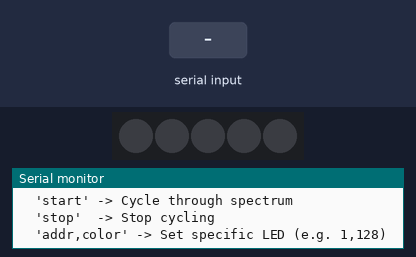
Recording of a sketch running on a simulated Arduino Uno, built with avr-gcc and run on an emulated ATmega328P. Shown: 5 RGB LEDs in strip order, left to right, the last lines printed to the serial monitor. Inputs (shaded band) come from the test bench. Dim RGB values are drawn brighter than linear.

Above: at 1.2 s.
1.3 s: "start\n" received over Serial
At 1.45 s:
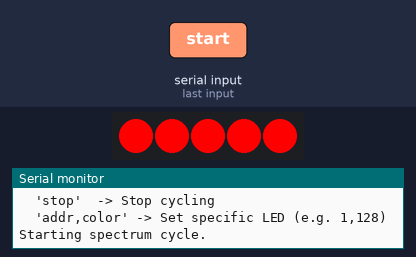
3.7 s: "stop,1\n" received over Serial
At 4.8 s:
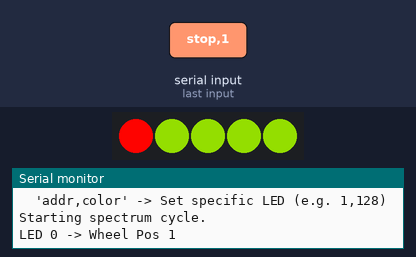
5.2 s: "stop,150\n" received over Serial
At 6.0 s:
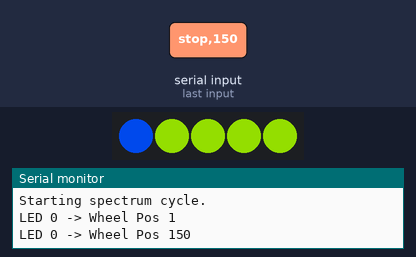
6.7 s: "1,90\n" received over Serial
At 7.0 s:
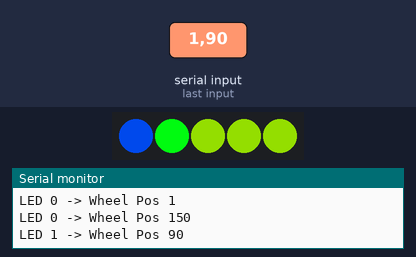
8.2 s: "start,1\n" received over Serial
At 9.4 s:
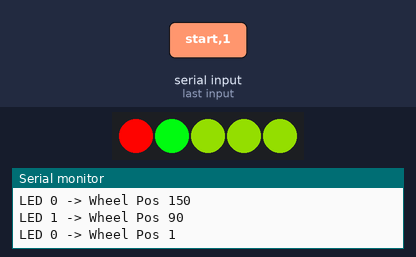
9.7 s: "start,150\n" received over Serial
At 10.7 s:
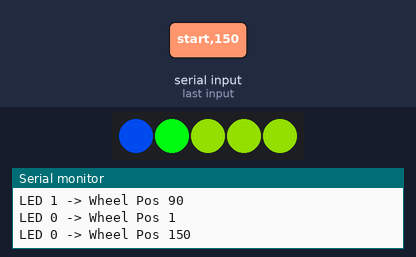
Timing chart, 0 to 12.2 s (numbered marks = the images above; inputs shaded):
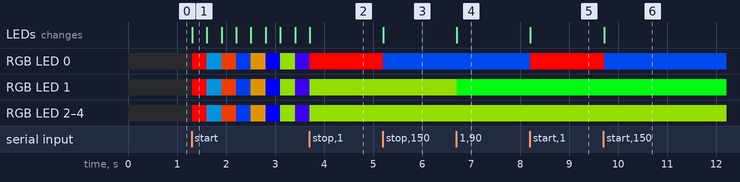

Measured:
- after the input at 1.3 s, RGB LED 0–4: off → RGB(255, 0, 0) at once, → RGB(0, 102, 153) 0.30 s later, → RGB(204, 51, 0) 0.30 s later, → RGB(0, 51, 204) 0.30 s later, … (8 changes in this stretch); the LEDs: change at once (image 1)
- after the input at 3.7 s, the LEDs: change at once (image 2)
- after the input at 5.2 s, RGB LED 0: RGB(252, 3, 0) → RGB(0, 60, 195) at once; the LEDs: change at once (image 3)
- after the input at 6.7 s, RGB LED 1: RGB(102, 153, 0) → RGB(0, 240, 15) at once; the LEDs: change at once (image 4)
- after the input at 8.2 s, RGB LED 0: RGB(0, 60, 195) → RGB(252, 3, 0) at once; the LEDs: change at once (image 5)
- after the input at 9.7 s, RGB LED 0: RGB(252, 3, 0) → RGB(0, 60, 195) at once; the LEDs: change at once (image 6)

The sketch:

rgbledtest.ino
```cpp
#include <Adafruit_NeoPixel.h>

#define PIN A2      // The image shows the green wire connected to Pin 7
#define NUMPIXELS 5 // Set this to the actual number of LEDs on your strip

// Setup the NeoPixel library
Adafruit_NeoPixel pixels(NUMPIXELS, PIN, NEO_GRB + NEO_KHZ800);

bool isCycling = false;
uint16_t cyclePos = 0;

void setup()
{
    Serial.begin(9600);
    pixels.begin(); // INITIALIZE NeoPixel strip object (REQUIRED)
    pixels.show();  // Turn OFF all pixels ASAP
    Serial.println("Ready. Commands:");
    Serial.println("  'start' -> Cycle through spectrum");
    Serial.println("  'stop'  -> Stop cycling");
    Serial.println("  'addr,color' -> Set specific LED (e.g. 1,128)");
}

void loop()
{
    if (Serial.available() > 0)
    {
        String input = Serial.readStringUntil('\n');
        input.trim(); // Remove whitespace

        if (input.equalsIgnoreCase("stop"))
        {
            isCycling = false;
            Serial.println("Stopped.");
        }
        else if (input.equalsIgnoreCase("start"))
        {
            isCycling = true;
            Serial.println("Starting spectrum cycle.");
        }
        else
        {
            // Try to parse "address,color"
            int commaIndex = input.indexOf(',');
            if (commaIndex != -1)
            {
                int address = input.substring(0, commaIndex).toInt();
                int colorIndex = input.substring(commaIndex + 1).toInt();

                if (address >= 0 && address < NUMPIXELS)
                {
                    isCycling = false; // Stop cycling to show manual color
                    uint32_t color = Wheel(colorIndex & 255);
                    pixels.setPixelColor(address, color);
                    pixels.show();
                    Serial.print("LED ");
                    Serial.print(address);
                    Serial.print(" -> Wheel Pos ");
                    Serial.println(colorIndex);
                }
            }
        }
    }

    if (isCycling)
    {
        for (int i = 0; i < NUMPIXELS; i++)
        {
            pixels.setPixelColor(i, Wheel(cyclePos & 255));
        }
        pixels.show();
        cyclePos++;
        // delay(20);
    }
}

// Input a value 0 to 255 to get a color value.
// The colours are a transition r - g - b - back to r.
uint32_t Wheel(byte WheelPos)
{
    WheelPos = 255 - WheelPos;
    if (WheelPos < 85)
    {
        return pixels.Color(255 - WheelPos * 3, 0, WheelPos * 3);
    }
    if (WheelPos < 170)
    {
        WheelPos -= 85;
        return pixels.Color(0, WheelPos * 3, 255 - WheelPos * 3);
    }
    WheelPos -= 170;
    return pixels.Color(WheelPos * 3, 255 - WheelPos * 3, 0);
}
```
